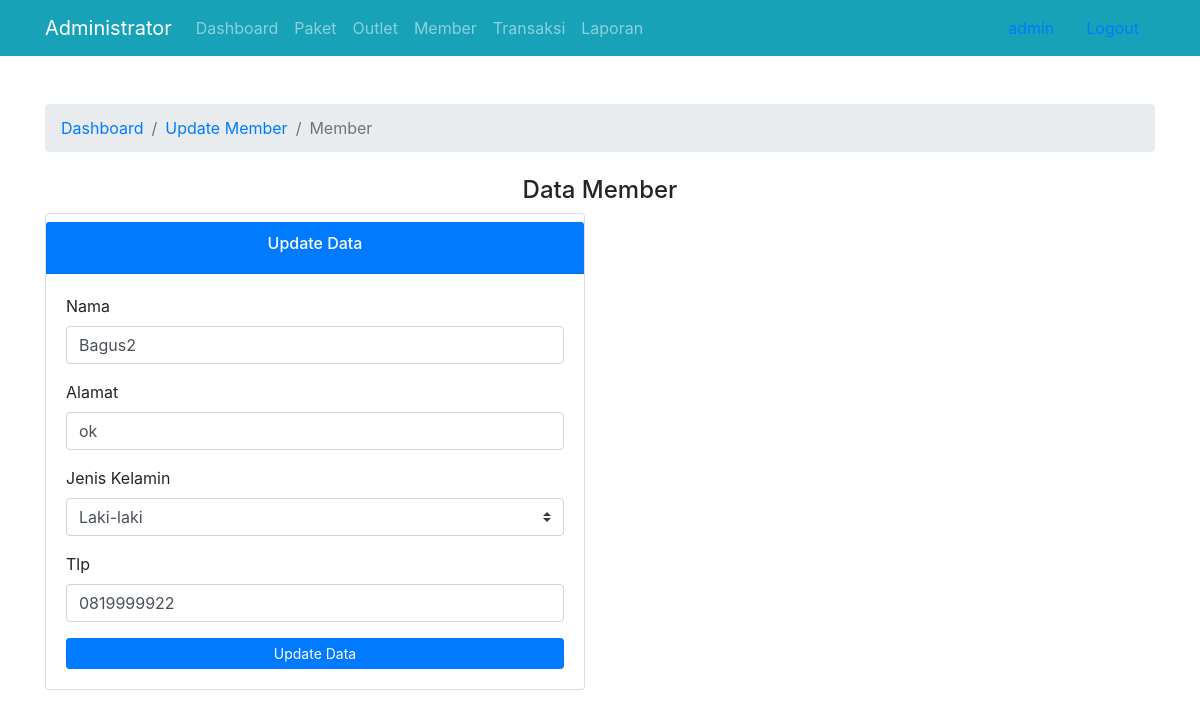
/admin/updateMember.php?id=1 (signed in), run on the app's committed database.
### tables this page shows
CREATE TABLE `tb_member` (
  `id` int(11) NOT NULL,
  `nama` varchar(100) NOT NULL,
  `alamat` text NOT NULL,
  `jenis_kelamin` enum('L','P') NOT NULL,
  `tlp` varchar(15) NOT NULL
);

### config/functions.php (called while the page is built, shortened)
<?php
require_once 'database.php';
function query($query){
	global $conn;
	$result = mysqli_query($conn,$query);
	$rows = [];
	while ($row = mysqli_fetch_assoc($result)) {
		$rows[] = $row;
	}
	return $rows;
}

### admin/updateMember.php (the view, shortened to what this page needs)
<?php
require_once '../config/functions.php';
require_once 'templates/header.php';
$id = $_GET["id"];
$member = query("SELECT * FROM tb_member WHERE id = '$id'")[0];
?>
<div class="container mt-5">
	<div class="row">
		<div class="col-md-12">
			<nav aria-label="breadcrumb">
				<ol class="breadcrumb">
					<li class="breadcrumb-item"><a href="">Dashboard</a></li>
					<li class="breadcrumb-item"><a href="">Update Member</a></li>
					<li class="breadcrumb-item active">Member</li>
				</ol>
			</nav>
		</div>
	</div>
</div>
<div class="container">
	<div class="row">
		<div class="col-md-12 mt-2">
			<h4 class="text-center">Data Member</h4>
		</div>
		<div class="col-md-6">
			<div class="card">
				<div class="card-header bg-primary text-white text-center mt-2">
					<h6>Update Data</h6>
				</div>
				<div class="card-body">
					<form method="post" action="" autocomplete="off">
						<div class="form-group">
							<label>Nama</label>
							<input type="text" value="<?php echo $member["nama"]; ?>" name="nama" class="form-control">
						</div>
						<div class="form-group">
							<label>Alamat</label>
							<input type="text" value="<?php echo $member["alamat"]; ?>" name="alamat" class="form-control">
						</div>
						<div class="form-group">
							<label>Jenis Kelamin</label>
							<select class="custom-select" name="jenis_kelamin">
								<?php if($member["jenis_kelamin"] === "L") : ?>
								<option value="L" selected>Laki-laki</option>
								<?php elseif($member["jenis_kelamin"] === "P") : ?>
									<option value="L">Laki-laki</option>
								<option value="P" selected>Perempuan</option>
							<?php endif; ?>
							</select>
						</div>
						<div class="form-group">
							<label>Tlp</label>
							<input type="text" value="<?php echo $member["tlp"]; ?>" name="tlp" class="form-control">
						</div>
						<button class="btn btn-primary btn-block btn-sm" type="submit" name="submit">Update Data</button>
					</form>
				</div>
			</div>
		</div>
	</div>
</div>

### data on the page
tb_member: nama "Bagus2", alamat "ok", jenis_kelamin "Laki-laki", tlp "0819999922"

### other printed values
$_SESSION["user"]['username'] "admin"
